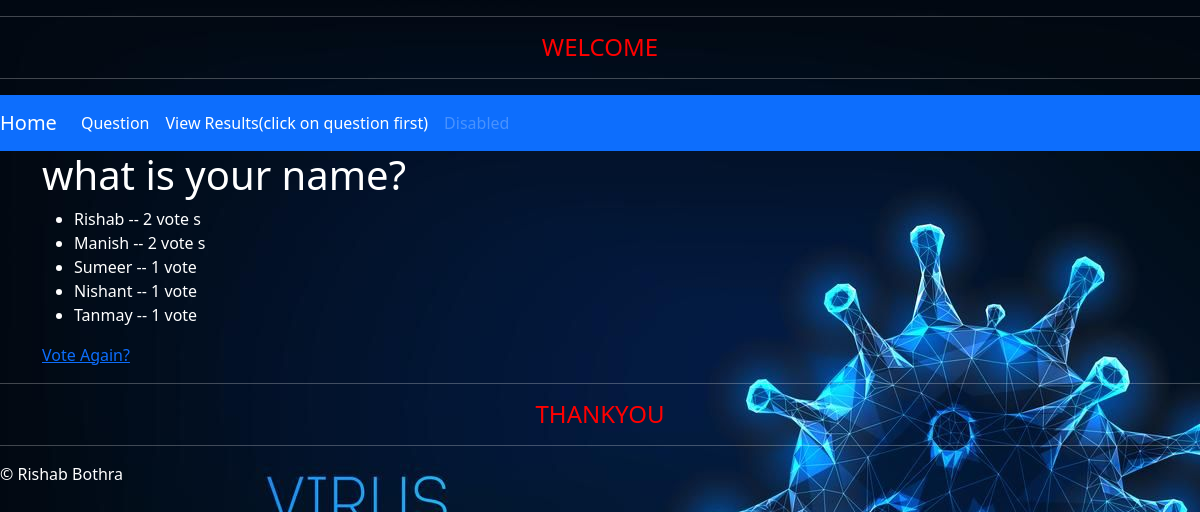
The app's page /polls/4/results, older data.
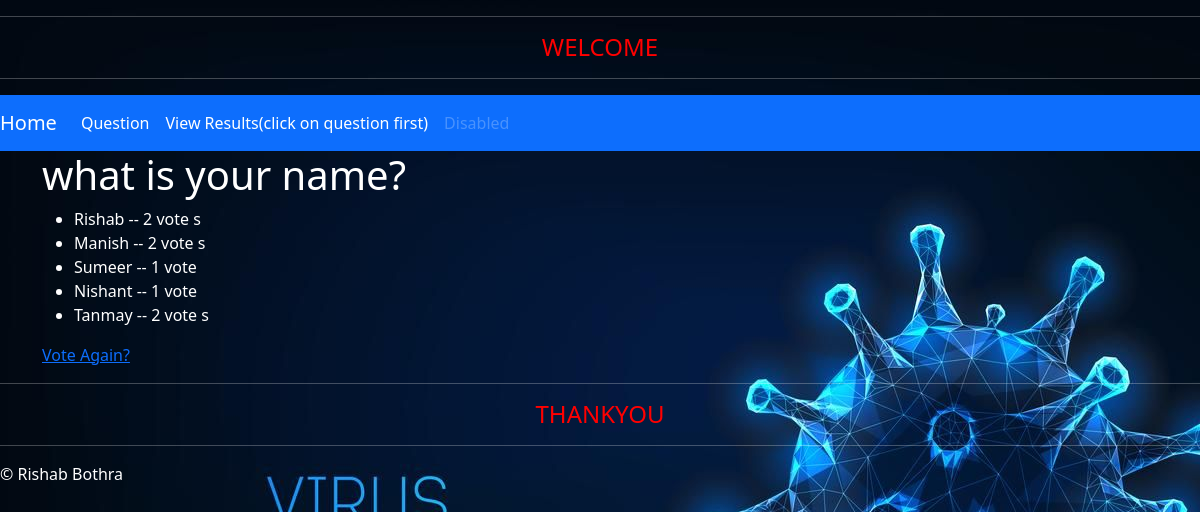
The same page, newer data.
### polls/models.py (models this page shows, shortened)
class Choice(models.Model):
    choice_txt = models.CharField(max_length = 200)
    votes = models.IntegerField(default=0)
    question = models.ForeignKey(Question, on_delete=models.CASCADE)

### polls/views.py (the view)
# urls.py: url(r'^polls/(?P<question_id>[0-9]+)/results$',views.results,name='results'),
def results(request, question_id):
    question = get_object_or_404(Question,pk = question_id)
    return render(request, 'polls/results.html',{'question':question})

### polls/templates/polls/results.html
{% extends 'polls/base.html' %}
{% block main_content %}
<h1>{{question.question_txt}}</h1>
<ul>
    {% for choice in question.choice_set.all %}
        <li>{{choice.choice_txt}} -- {{choice.votes}} vote {{choice.votes|pluralize}}</li>
    {% endfor %}
</ul>
<a href="{% url 'polls:detail' question.id %}">Vote Again?</a>
{% endblock %}

Row changes from the older to the newer data that the page shows:
changed Choice "Tanmay": votes "1" → "2"
